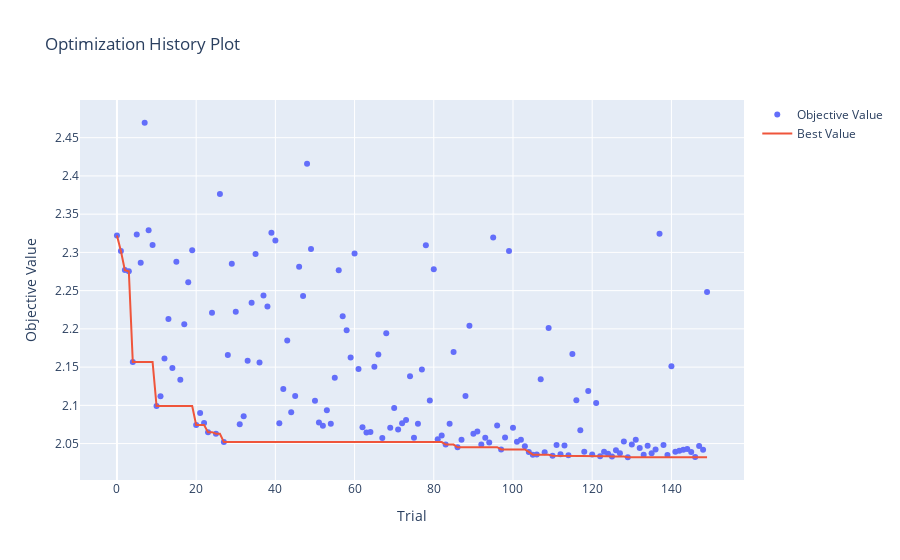

Notebook code cell kept with this figure:
### Code cell
optuna.visualization.plot_optimization_history(study)

### Figure 1 — Plotly figure (JSON) as saved in the notebook; plotly's stock layout.template omitted (floating-point values rounded to 4 significant figures; data arrays with more than 128 entries replaced by an {"elided": "..."} marker saying what was removed)
{"data": [{"mode": "markers", "name": "Objective Value", "type": "scatter", "x": {"elided": "150 int values"}, "y": {"elided": "150 float values"}}, {"mode": "lines", "name": "Best Value", "type": "scatter", "x": {"elided": "150 int values"}, "y": {"elided": "150 float values"}}, {"marker": {"color": "#cccccc"}, "mode": "markers", "name": "Infeasible Trial", "showlegend": false, "type": "scatter", "x": [], "y": []}], "layout": {"title": {"text": "Optimization History Plot"}, "xaxis": {"title": {"text": "Trial"}}, "yaxis": {"title": {"text": "Objective Value"}}}}
